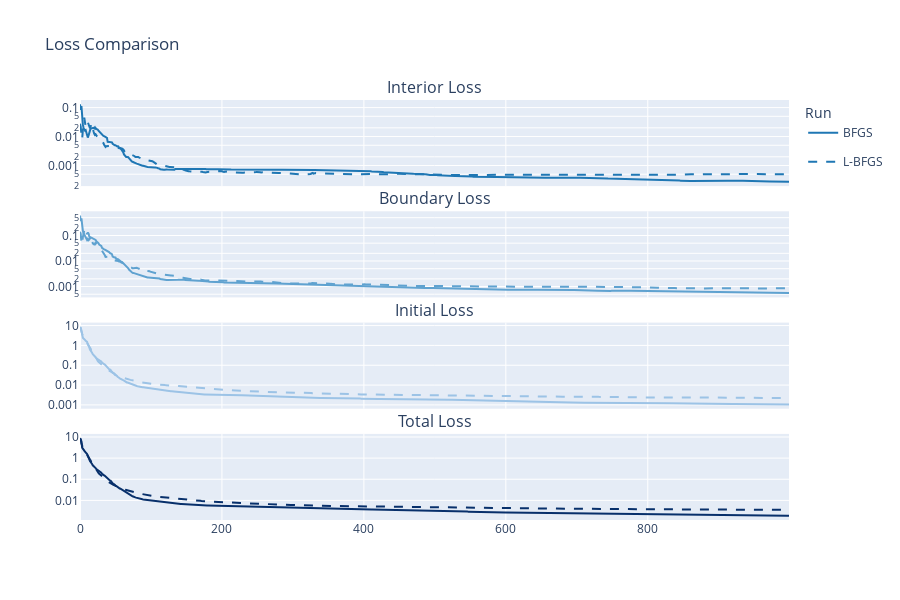

Notebook code cell kept with this figure:
### Code cell
compare_loss_histories(
    [bfgs_state,lbfgs_state],
    ["BFGS", "L-BFGS"],
    smooth=False,
)

### Figure 1 — Plotly figure (JSON) as saved in the notebook; plotly's stock layout.template omitted (floating-point values rounded to 4 significant figures; data arrays with more than 128 entries replaced by an {"elided": "..."} marker saying what was removed)
{"data": [{"legendgroup": "BFGS", "line": {"color": "#1f77b4", "dash": "solid"}, "mode": "lines", "name": "BFGS", "showlegend": true, "type": "scatter", "x": {"elided": "1000 int values"}, "xaxis": "x", "y": {"elided": "1000 float values"}, "yaxis": "y"}, {"legendgroup": "BFGS", "line": {"color": "#5fa2d0", "dash": "solid"}, "mode": "lines", "name": "BFGS", "showlegend": false, "type": "scatter", "x": {"elided": "1000 int values"}, "xaxis": "x2", "y": {"elided": "1000 float values"}, "yaxis": "y2"}, {"legendgroup": "BFGS", "line": {"color": "#9cc3e6", "dash": "solid"}, "mode": "lines", "name": "BFGS", "showlegend": false, "type": "scatter", "x": {"elided": "1000 int values"}, "xaxis": "x3", "y": {"elided": "1000 float values"}, "yaxis": "y3"}, {"legendgroup": "BFGS", "line": {"color": "#08306B", "dash": "solid"}, "mode": "lines", "name": "BFGS", "showlegend": false, "type": "scatter", "x": {"elided": "1000 int values"}, "xaxis": "x4", "y": {"elided": "1000 float values"}, "yaxis": "y4"}, {"legendgroup": "L-BFGS", "line": {"color": "#1f77b4", "dash": "dash"}, "mode": "lines", "name": "L-BFGS", "showlegend": true, "type": "scatter", "x": {"elided": "1000 int values"}, "xaxis": "x", "y": {"elided": "1000 float values"}, "yaxis": "y"}, {"legendgroup": "L-BFGS", "line": {"color": "#5fa2d0", "dash": "dash"}, "mode": "lines", "name": "L-BFGS", "showlegend": false, "type": "scatter", "x": {"elided": "1000 int values"}, "xaxis": "x2", "y": {"elided": "1000 float values"}, "yaxis": "y2"}, {"legendgroup": "L-BFGS", "line": {"color": "#9cc3e6", "dash": "dash"}, "mode": "lines", "name": "L-BFGS", "showlegend": false, "type": "scatter", "x": {"elided": "1000 int values"}, "xaxis": "x3", "y": {"elided": "1000 float values"}, "yaxis": "y3"}, {"legendgroup": "L-BFGS", "line": {"color": "#08306B", "dash": "dash"}, "mode": "lines", "name": "L-BFGS", "showlegend": false, "type": "scatter", "x": {"elided": "1000 int values"}, "xaxis": "x4", "y": {"elided": "1000 float values"}, "yaxis": "y4"}], "layout": {"annotations": [{"font": {"size": 16}, "showarrow": false, "text": "Interior Loss", "x": 0.5, "xanchor": "center", "xref": "paper", "y": 1, "yanchor": "bottom", "yref": "paper"}, {"font": {"size": 16}, "showarrow": false, "text": "Boundary Loss", "x": 0.5, "xanchor": "center", "xref": "paper", "y": 0.735, "yanchor": "bottom", "yref": "paper"}, {"font": {"size": 16}, "showarrow": false, "text": "Initial Loss", "x": 0.5, "xanchor": "center", "xref": "paper", "y": 0.47, "yanchor": "bottom", "yref": "paper"}, {"font": {"size": 16}, "showarrow": false, "text": "Total Loss", "x": 0.5, "xanchor": "center", "xref": "paper", "y": 0.205, "yanchor": "bottom", "yref": "paper"}], "height": 600, "legend": {"title": {"text": "Run"}}, "title": {"text": "Loss Comparison"}, "width": 900, "xaxis": {"anchor": "y", "domain": [0, 1], "matches": "x4", "showticklabels": false}, "xaxis2": {"anchor": "y2", "domain": [0, 1], "matches": "x4", "showticklabels": false}, "xaxis3": {"anchor": "y3", "domain": [0, 1], "matches": "x4", "showticklabels": false}, "xaxis4": {"anchor": "y4", "domain": [0, 1]}, "yaxis": {"anchor": "x", "domain": [0.795, 1], "type": "log"}, "yaxis2": {"anchor": "x2", "domain": [0.53, 0.735], "type": "log"}, "yaxis3": {"anchor": "x3", "domain": [0.265, 0.47], "type": "log"}, "yaxis4": {"anchor": "x4", "domain": [0, 0.205], "type": "log"}}}
